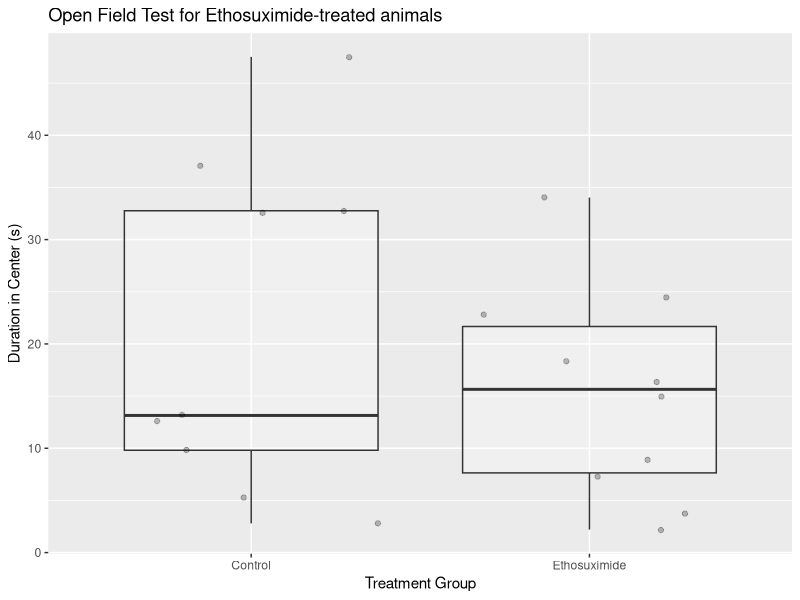
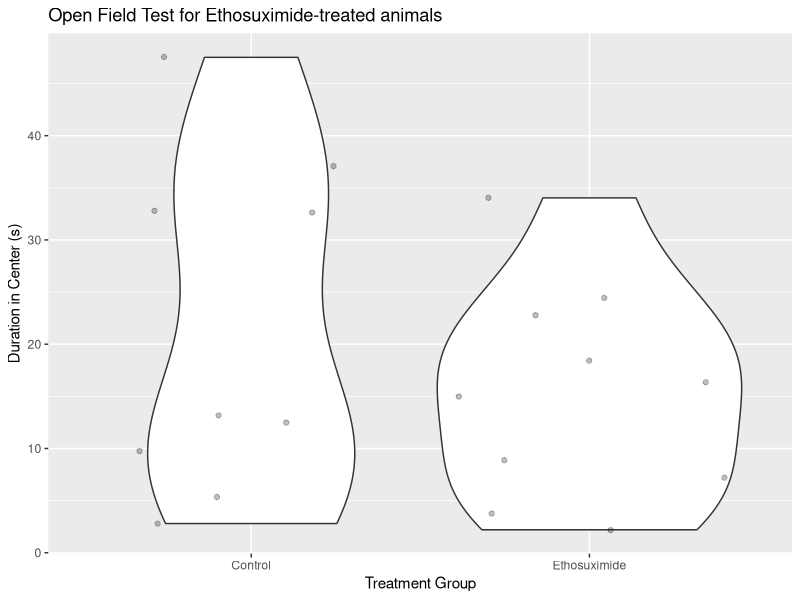
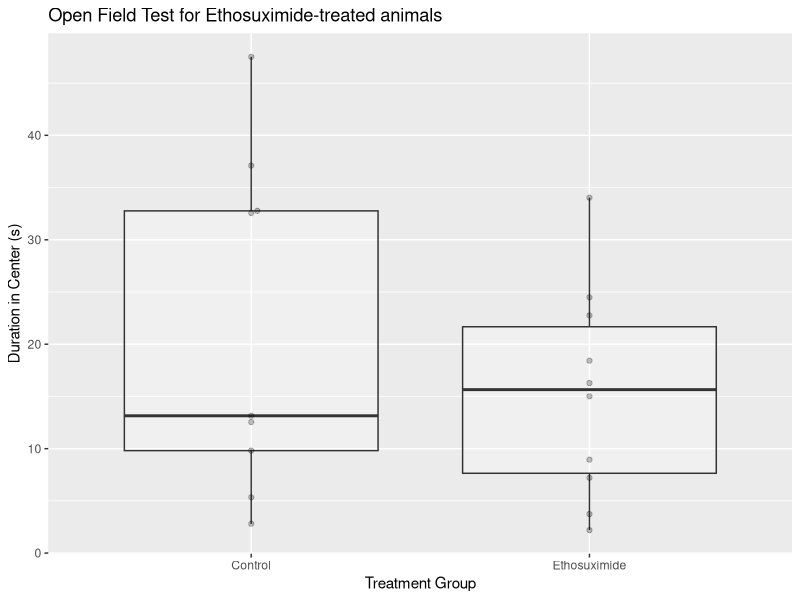
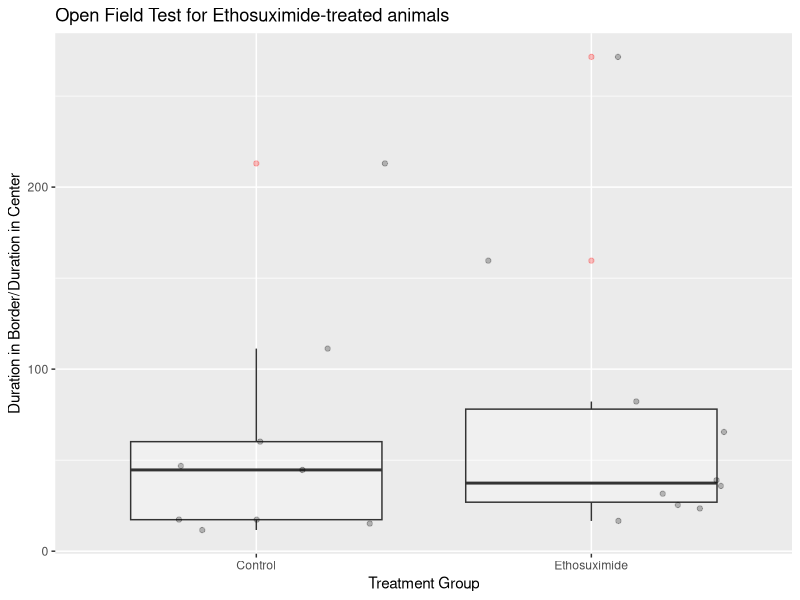
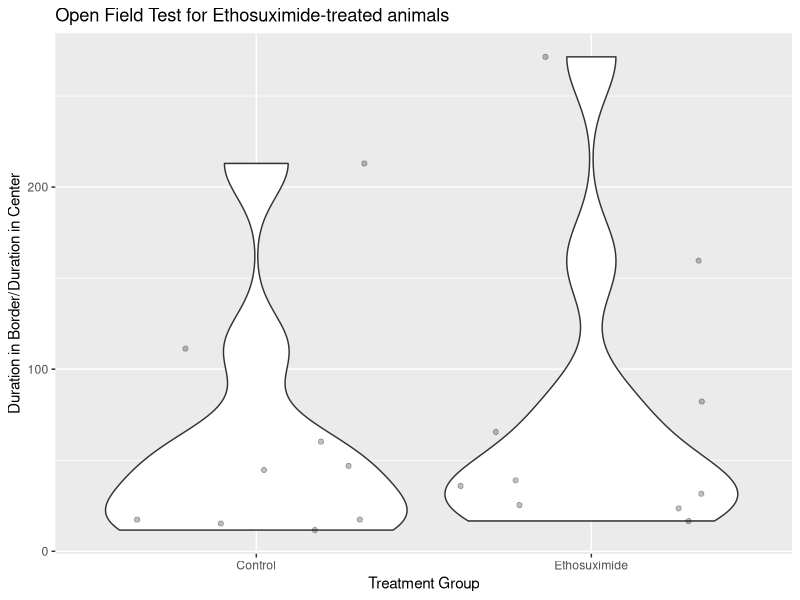
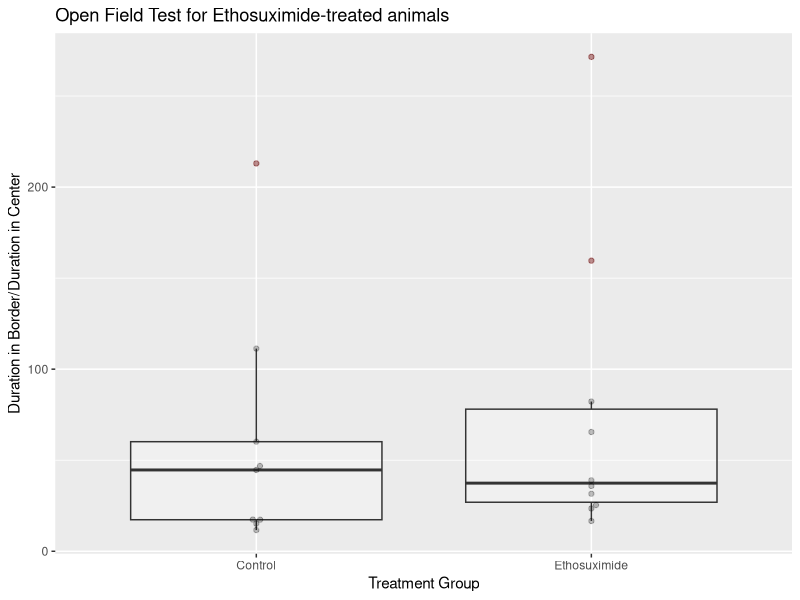
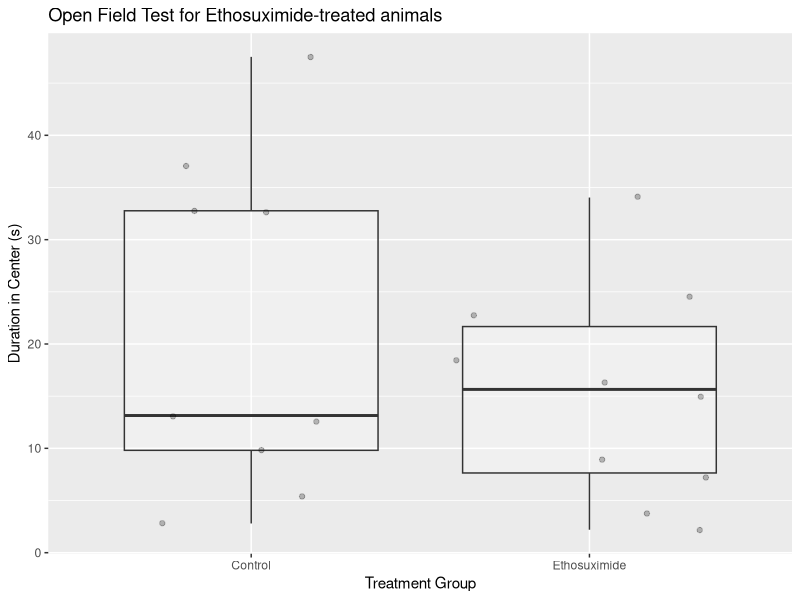
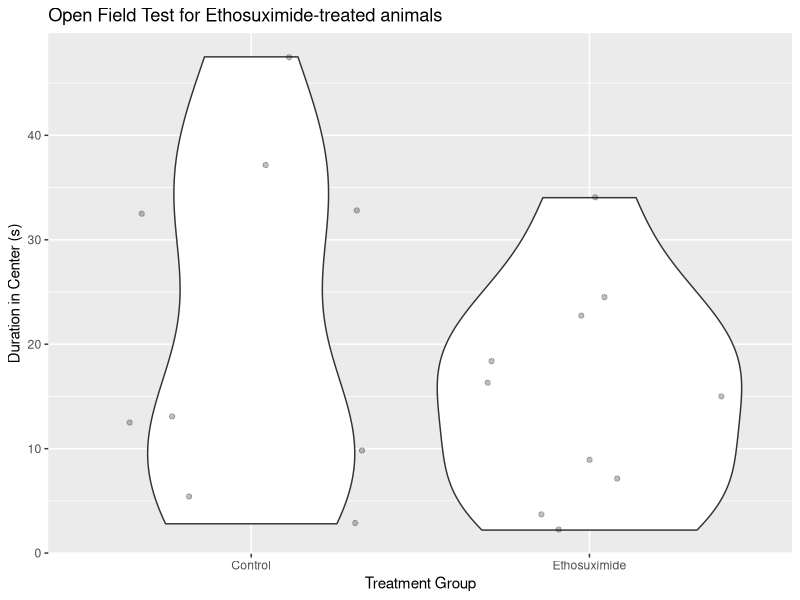

These charts were generated, in order, by the following R code:
## ---- chunk 1
# Print all code when knitting
knitr::opts_chunk$set(echo = TRUE)

# Define parameters
header <- c("Trial #", 
            "In Border:Periphery/Center-point:Duration", 
            "In Border:Periphery/Center-point:Frequency", 
            "In Border:Periphery/Center-point:Latency to first", 
            "In Center:Center:Duration", 
            "In Center:Center:Frequency", 
            "In Center:Center:Latency to first", 
            "In Zone:Center/Center-point:Duration", 
            "In Zone:Center/Center-point:Frequency", 
            "In Zone:Center/Center-point:Latency to first") 

# Old Code:
# header <- c("Trial #", "Animal ID", "Treatment", "Surgery", 
## ---- chunk 2
# tidyverse includes the packages readr, dplyr, ggplot2 ... etc.
library(tidyverse)

# ggbeeswarm includes geom_beeswarm()
library(ggbeeswarm)
## ---- chunk 3
# Import open field data
openFieldDataRaw <- read_csv("Analysis Output-AV Test Open Field.csv", skip = 4, 
                            col_names = header, na = c("", "NA", "-"))

# Take a look at the raw open field data
openFieldDataRaw
## ---- chunk 4
# Import injections data
injectionsDataRaw <- read_csv("Injections Data.csv", n_max = 20)

# Take a look at the injections data
injectionsDataRaw
## ---- chunk 5
# Create a dictionary for Treatment
treatmentTypeTable <- 
    tibble(Treatment = 0:1, TreatmentStr = c("Control", "Ethosuximide"))

# Display the table
treatmentTypeTable
## ---- chunk 6
# Rearrange the data
openFieldDataExpanded <- 
    openFieldDataRaw %>% 
    full_join(injectionsDataRaw, by = c("Trial #" = "Trial # Open Field")) %>% 
    full_join(treatmentTypeTable, by = "Treatment") %>% 
    mutate(durationInCenter = `In Zone:Center/Center-point:Duration`) %>% 
    mutate(durationInBorder = `In Border:Periphery/Center-point:Duration`) %>% 
    mutate(Sex = factor(Sex)) %>% 
    mutate(TreatmentStr = factor(TreatmentStr)) %>% 
    mutate(durationRatio = durationInBorder / durationInCenter)

# Take a glimpse of all the variables in the data 
glimpse(openFieldDataExpanded)
## ---- chunk 7
# Select all but the first row
openFieldDataFiltered <- 
    openFieldDataExpanded %>% 
    slice(2:n())

# Take a look at the data with rows filtered
openFieldDataFiltered
## ---- chunk 8
# Select variables that will be analyzed
openFieldData <- 
    openFieldDataFiltered %>% 
    select(`Trial #`, TreatmentStr, Sex, durationInCenter, durationInBorder, durationRatio)

# Take a look at the data with columns filtered
openFieldData
## ---- chunk 9
# Add the data to the canvas
durationPlot <- ggplot(openFieldData, aes(TreatmentStr, durationInCenter)) +
    xlab("Treatment Group") + ylab("Duration in Center (s)") +
    ggtitle("Open Field Test for Ethosuximide-treated animals")

# Plot as a combination of jitter and box plot
durationPlot + geom_boxplot(outlier.color = 'red', alpha = 0.25) +
    geom_jitter(alpha = 0.25)

# Save the plot
ggsave("openField_durationCenter_boxplot_jitter.png")
## ---- chunk 10
# Plot as a combination of jitter and violin plot
durationPlot + geom_violin() +
    geom_jitter(alpha = 0.25)

# Save the plot
ggsave("openField_durationCenter_violin_jitter.png")
## ---- chunk 11
# Plot as a combination of box and beeswarm plot
durationPlot + geom_boxplot(outlier.color = 'red', alpha = 0.25) +
    geom_beeswarm(alpha = 0.25)

# Save the plot
ggsave("openField_durationCenter_boxplot_beeswarm.png")
## ---- chunk 12
# Add the data to the canvas
durationRatioPlot <- ggplot(openFieldData, aes(TreatmentStr, durationRatio)) +
    xlab("Treatment Group") + ylab("Duration in Border/Duration in Center") +
    ggtitle("Open Field Test for Ethosuximide-treated animals")

# Plot as a combination of jitter and box plot
durationRatioPlot + geom_boxplot(outlier.color = 'red', alpha = 0.25) +
    geom_jitter(alpha = 0.25)

# Save the plot
ggsave("openField_durationRatio_boxplot_jitter.png")
## ---- chunk 13
# Plot as a combination of jitter and violin plot
durationRatioPlot + geom_violin() +
    geom_jitter(alpha = 0.25)

# Save the plot
ggsave("openField_durationRatio_violin_jitter.png")
## ---- chunk 14
# Plot as a combination of beeswarm and box plot
durationRatioPlot + geom_boxplot(outlier.color = 'red', alpha = 0.25) +
    geom_beeswarm(alpha = 0.25)

# Save the plot
ggsave("openField_durationRatio_boxplot_beeswarm.png")
